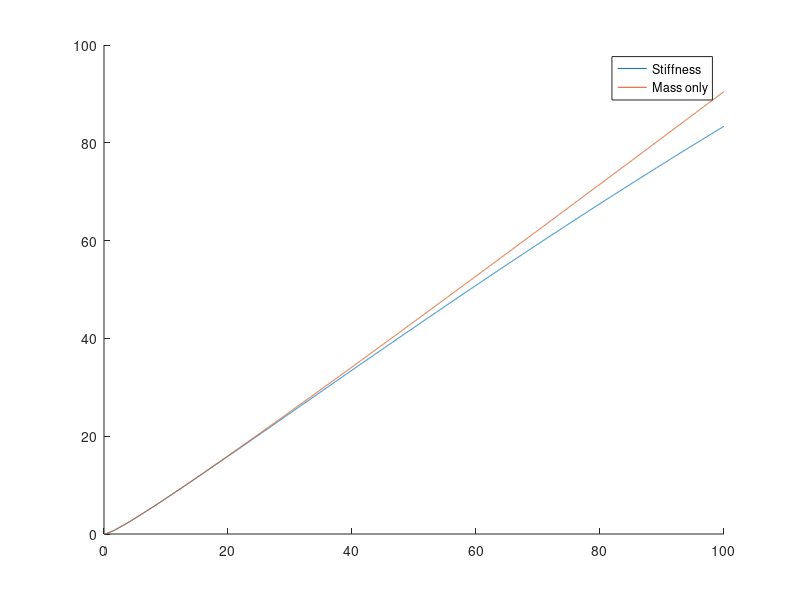

Recreate this plot in MATLAB.
%% Droplet impact on a cantilever: small_stiffness.m
% 
% This script deals with the distinguised limit where there is a small
% amount of stiffness, characterised by delta, which is larger than the
% square root of the mass ratio alpha but still much smaller than 1. It
% plots the first order correction to the cantilever displacement s_0(t) to
% the case where there is no stiffness. 

%%
% Solution for cantilever displacement and its derivatives
delta = 1e-3; % Stiffness constant

% Homogeneous solution with no damping
s0 = @(t) 0.5 + t - 0.5 * sqrt(1 + 4 * t); 
sdot0 = @(t) 1 - 1 ./ sqrt(1 + 4 * t);
sddot0 = @(t) 2 * (1 + 4 * t).^(-3/2);


s = @(t) s0(t) - (delta / 120) ...
    * ((1 + 10 * t + 30 * t.^2 + 20 * t.^3) ./ sqrt(1 + 4 * t) ...
        - (1 + 4 * t).^2);
sdot = @(t) sdot0(t) - (delta / 15) ...
    * ((1 + 10 * t + 30 * t.^2 + 25 * t.^3) ./ (1 + 4 * t).^(3/2) ...
        - (1 + 4 * t));
sddot = @(t) sddot0(t) - (delta / 15) ...
    * ((4 + 40 * t + 135 * t.^2 + 150 * t.^3) ./ (1 + 4 * t).^(5/2) - 4);

%%
% Creating plots for a specific time array using the function
% plotting_cantilever
tvals = 0.01:0.01:100;

close all
figure;
hold on
plot(tvals, s(tvals))
plot(tvals, s0(tvals));
hold off
legend("Stiffness", "Mass only");
% plotting_cantilever(tvals, s(tvals), sdot(tvals), sddot(tvals));

